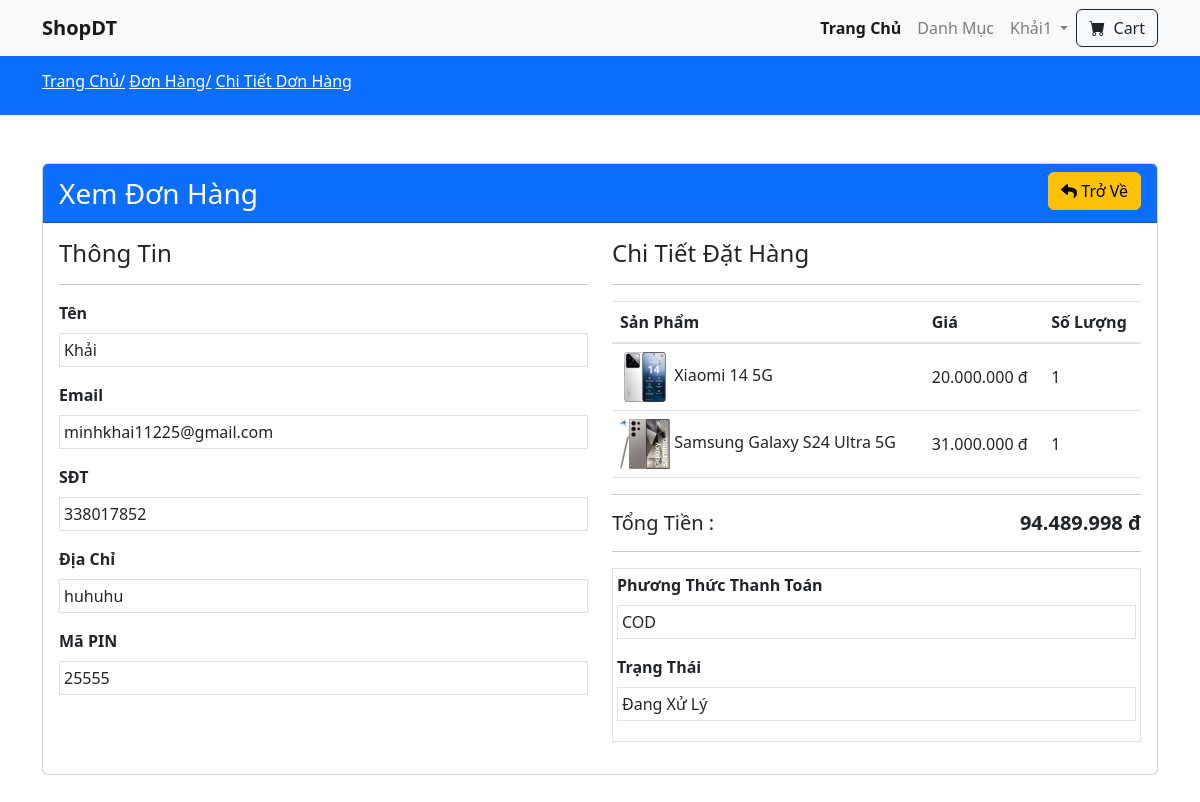
Page /view-order.php?t=madon878638017852 (signed in) on the committed database.
### tables this page shows
CREATE TABLE `orders` (
  `id` int(11) NOT NULL,
  `tracking_no` varchar(255) NOT NULL,
  `user_id` int(255) NOT NULL,
  `name` varchar(255) NOT NULL,
  `email` varchar(255) NOT NULL,
  `phone` int(255) NOT NULL,
  `address` varchar(255) NOT NULL,
  `pincode` int(255) NOT NULL,
  `total_price` int(255) NOT NULL,
  `payment_mode` varchar(255) NOT NULL,
  `payment_id` varchar(255) DEFAULT NULL,
  `status` tinyint(4) NOT NULL DEFAULT 0,
  `comments` varchar(255) DEFAULT NULL,
  `created_at` timestamp NOT NULL DEFAULT current_timestamp()
);

CREATE TABLE `products` (
  `id` int(11) NOT NULL,
  `category_id` int(11) NOT NULL,
  `name` varchar(255) NOT NULL,
  `small_description` varchar(5000) NOT NULL,
  `description` varchar(5000) NOT NULL,
  `original_price` int(11) NOT NULL,
  `selling_price` int(11) NOT NULL,
  `image` varchar(255) NOT NULL,
  `qty` int(11) NOT NULL,
  `status` tinyint(4) NOT NULL,
  `trending` tinyint(4) NOT NULL,
  `meta_title` varchar(255) NOT NULL,
  `meta_description` varchar(255) NOT NULL,
  `meta_keyword` varchar(255) NOT NULL,
  `created_at` timestamp NOT NULL DEFAULT current_timestamp()
);

CREATE TABLE `order_items` (
  `id` int(11) NOT NULL,
  `order_id` int(255) NOT NULL,
  `prod_id` int(255) NOT NULL,
  `qty` int(255) NOT NULL,
  `price` int(255) NOT NULL,
  `created_at` timestamp NOT NULL DEFAULT current_timestamp()
);

### functions/userfunctions.php (called while the page is built, shortened)
<?php
include('config/dbcon.php');
function checkTrackingNovalid($trackingNo){
    global $con;
    $userId =  $_SESSION['auth_user']['user_id'];
    $query = "SELECT * FROM orders WHERE tracking_no = '$trackingNo' AND user_id = '$userId' ";
    return  mysqli_query($con, $query);
}
?>

### view-order.php (the view, shortened to what this page needs)
<?php
    include('functions/userfunctions.php');
    include('includes/header.php');
     if(isset($_GET['t'])){
        $tracking_no = $_GET['t'];
        $orderData = checkTrackingNovalid($tracking_no);
            ?>
            <?php
     }
     else{
       ?>
       <h4>Loi</h4>
       <?php
            die();
     }
    $data =mysqli_fetch_array($orderData);
?>
<div class="py-3 bg-primary">
    <div class="container">
        <h6 class="text-white">
            <a href="index.php" class="text-white">Trang Chủ/</a>
            <a href="my-orders.php" class="text-white"> Đơn Hàng/</a>
            <a href="view-order.php" class="text-white">Chi Tiết Dơn Hàng</a>
        </h6>
    </div>
</div>
<div class="py-5">
    <div class="container">
        <div class="">
            <div class="row">
                <div class="col-md-12">
                    <div class="card">
                        <div class="card-header bg-primary">
                           <span class=" text-white fs-3">Xem Đơn Hàng</span>
                           <a href="my-orders.php"class="btn btn-warning float-right"><i class="fa fa-reply"></i> Trở Về</a>
                        </div>
                        <div class="card-body">
                            <div class="row">
                                <div class="col-md-6">
                                    <h4>Thông Tin</h4><hr>
                                    <div class="row">
                                        <div class="col-md-12 mb-3">
                                        <label class="fw-bold">Tên</label>
                                            <div class="border p-1">
                                                <?= $data['name']; ?>
                                            </div>
                                        </div>
                                        <div class="col-md-12 mb-3">
                                        <label  class="fw-bold">Email</label>
                                            <div class="border p-1">
                                                <?= $data['email']; ?>
                                            </div>
                                        </div>
                                        <div class="col-md-12 mb-3">
                                        <label  class="fw-bold">SĐT</label>
                                            <div class="border p-1">
                                                <?= $data['phone']; ?>
                                            </div>
                                        </div>
                                        <div class="col-md-12 mb-3">
                                        <label class="fw-bold">Địa Chỉ</label>
                                            <div class="border p-1">
                                                <?= $data['address']; ?>
                                            </div>
                                        </div>
                                        <div class="col-md-12 mb-3">
                                        <label class="fw-bold">Mã PIN</label>
                                            <div class="border p-1">
                                                <?=  $data['pincode']; ?>
                                            </div>
                                        </div>
                                    </div>
                                </div>
                                <div class="col-md-6">
                                    <h4>Chi Tiết Đặt Hàng</h4><hr>
                                    <table class="table">
                                        <thead>
                                            <tr>
                                                <th>Sản Phẩm</th>
                                                <th>Giá</th>
                                                <th>Số Lượng</th>
                                            </tr>
                                        </thead>
                                        <tbody>
                                    <?php
                                    $userId =  $_SESSION['auth_user']['user_id'];
                                    $order_query = "SELECT p.id as oid,o.tracking_no,o.user_id,oi.*,oi.qty as orderqty,p.* FROM orders o, order_items oi,
                                    products p WHERE o.user_id ='$userId' AND oi.order_id=o.id AND p.id=oi.prod_id
                                    AND o.tracking_no= '$tracking_no' ";
                                    $order_query_run = mysqli_query($con,$order_query);
                                    if(mysqli_num_rows($order_query_run)>0){
                                        foreach($order_query_run as $item){
                                            ?>
                                            <tr>
                                                <td class="align-middle">
                                                    <img src="uploads/<?= $item['image']; ?>" width="50px" height="50px" alt="<?= $item['name']; ?>">
                                                    <?= $item['name']; ?>
                                                </td>
                                                <td class="align-middle">
                                                <?= number_format( $item['price'], 0, ',', '.') ?> đ
                                                </td>
                                                <td class="align-middle">
                                                <?= $item['orderqty']; ?>
                                                </td>
                                            </tr>
                                            <?php
                                        }
                                    }
                                    ?>
                                    </tbody>
                                    </table>
                                    <hr>
                                    <h5>Tổng Tiền : <span class="float-right fw-bold"><?= number_format( $data['total_price'], 0, ',', '.') ?> đ</span></h5><hr>
                                    <div class="border p-1 mb-3">
                                        <label class="fw-bold">Phương Thức Thanh Toán</label>
                                        <div class="border p-1 mb-3">
                                        <?= $data['payment_mode'] ?>
                                    </div>
                                        <label class="fw-bold">Trạng Thái</label>
                                        <div class="border p-1 mb-3">
                                        <?php
                                    if($data['status'] ==0){
                                        echo "Đang Xử Lý";
                                    }else if($data['status'] ==1){
                                        echo "Thành Công";
                                    }else if($data['status'] == 2){
                                        echo "Hủy Đơn Hàng";
                                    }
                                        ?>
                                    </div>
                                </div>
                            </div>
                        </div>
                    </div>
                </div>
            </div>
        </div>
    </div>
</div>
<?php include('includes/footer.php'); ?>

### rows in the picture
orders: name "Khải", email "minhkhai11225@gmail.com", phone "338017852", address "huhuhu", pincode "25555", products.image (picture), products.name "Xiaomi 14 5G", order_items.price "20.000.000", order_items.qty "1", products.name "Samsung Galaxy S24 Ultra 5G", order_items.price "31.000.000", total_price "94.489.998", payment_mode "COD"

### other values in the picture
$_SESSION['auth_user']['name'] "Khải1"
